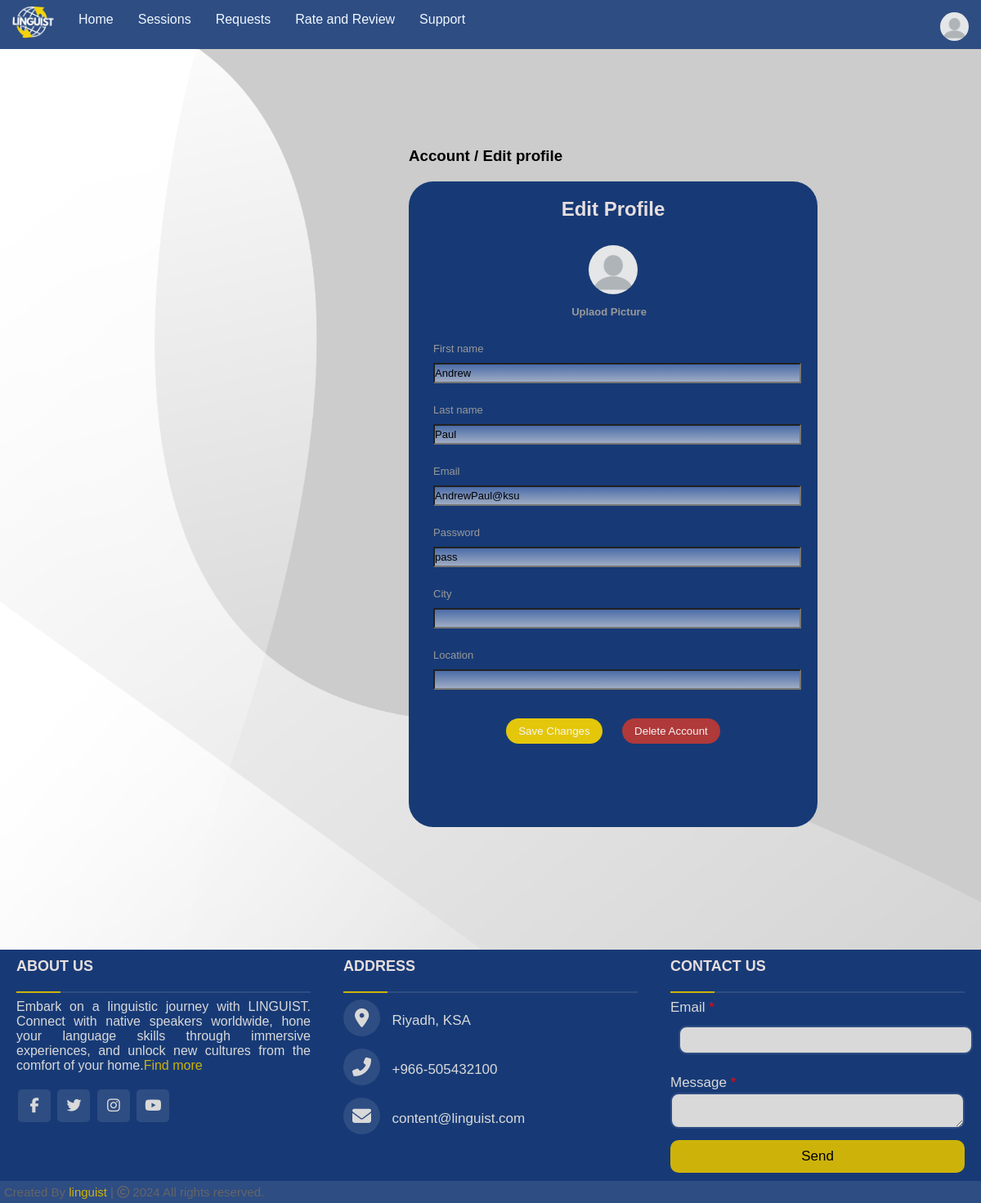
Page /php/EditProfile.php (signed in) on the committed database.
### tables this page shows
CREATE TABLE `learner` (
  `email` varchar(255) NOT NULL,
  `image` varchar(255) DEFAULT '''prolile.png''',
  `Firstname` varchar(110) NOT NULL,
  `Lastname` varchar(120) NOT NULL,
  `password` varchar(225) NOT NULL,
  `city` varchar(50) DEFAULT NULL,
  `location` varchar(110) DEFAULT NULL,
  `ID` int(11) NOT NULL,
  `reset_token` varchar(200) DEFAULT NULL
);

### php/EditProfile.php (the view, shortened to what this page needs)
<?php
include("connection.php");
$user_id =  $_SESSION['user_id'] ;
$sql = "SELECT * FROM learner WHERE ID='$user_id'";
$result = mysqli_query($conn, $sql);
if (mysqli_num_rows($result) > 0) {
    $user = mysqli_fetch_assoc($result);
    $firstname = $user['Firstname'];
    $lastname = $user['Lastname'];
    $email = $user['email'];
    $password = $user['password'];
    $city = $user['city'];
    $location = $user['location'];
    $newImageName=$user["image"];
} else {
    $error= "Error retrieving user data.";
}
?>
<!DOCTYPE html>
<html lang="en">
<head>
    <link rel="stylesheet" href="../css/EditProfile.css">
    <link rel="stylesheet" href="https://cdnjs.cloudflare.com/ajax/libs/font-awesome/6.5.1/css/all.min.css" />
</head>
<body>
  <header id="header">
    <div id="header-div">
    <nav class="fixed-top" id="main-nav">
        <ul id="ul1">
          <li><img src="../images/linguistBlueAndWhite.jpg" alt="LINGUIST logo"  id="logo-img"></li>
                    <li class="list1-item"><a href="HomePageLearner.php" class="list1-item">Home</a></li>
                    <li class="list1-item"><a href="SESSionLearner.php">Sessions</a></li>
                    <li class="list1-item"><a href="learnerRequest2.php">Requests</a></li>
                    <li class="list1-item"><a href="RateAndReview.php">Rate and Review</a></li>
                    <li class="list1-item"><a href="Supports.php">Support</a></li>
        </ul>
        <ul id="ul2">
            <li id="acnt li">
                <nav id="account-nav"><img src="../images/<?php echo $newImageName; ?>" id="account-img">
                </nav>
            </li>
        </ul>
    </nav>
</div>
 </header>
     <div class="main">
       <h3> Account / Edit profile</h3>
    <form class="edit-learner" method="POST" enctype="multipart/form-data" >
        <h2>Edit Profile</h2>
        <div class="wrapper">
          <div class="image">
       <img src="../images/<?php echo $newImageName; ?>" alt="image available" id= "preview" >
           </div>
           <h3>Uplaod Picture</h3>
       </div>
                <label for="firstname">First name</label>
                <input type="text" id="firstname" name="firstname" value="<?php echo $firstname; ?>">
                <label for="lastname">Last name</label>
                <input type="text" id="lastname" name="lastname" value="<?php echo $lastname; ?>">
            <label for="email">Email</label>
            <input type="text" id="email" name="email" value="<?php echo $email; ?>">
            <label for="password">Password</label>
            <input type="text" id="password" name="password" value="<?php echo $password; ?>" >
            <label for="city">City</label>
            <input type="text" id="city" name="city" value="<?php echo $city; ?>">
            <label for="location">Location</label>
            <input type="text" id="location" name="location" value="<?php echo $location; ?>">
            <button type="submit" class="submit-btn" name ="save"id="save">Save Changes</button>
            <button type="submit" class="submit-btn" name="delete"id="delete" onclick="return confirmDelete()" >Delete Account</button>
    </form>
</div>
<footer>
  <div class="main-content">
    <div class="left box">
      <h2>About us</h2>
      <div class="content">
        <p> Embark on a linguistic journey with LINGUIST. Connect with native speakers worldwide,
             hone your language skills through immersive experiences, and unlock new cultures from the comfort of your home.<a class="find-more" href="About_us_page.html">Find more</a></p>
        <div class="social">
          <a href="#"><span class="fab fa-facebook-f"></span></a>
          <a href="#"><span class="fab fa-twitter"></span></a>
          <a href="#"><span class="fab fa-instagram"></span></a>
          <a href="#"><span class="fab fa-youtube"></span></a>
        </div>
      </div>
    </div>
    <div class="center box">
      <h2>Address</h2>
      <div class="content">
        <div class="place">
          <span class="fas fa-map-marker-alt"></span>
          <span class="text">Riyadh, KSA</span>
        </div>
        <div class="phone">
          <span class="fas fa-phone-alt"></span>
          <span class="text">+966-505432100</span>
        </div>
        <div class="email">
          <span class="fas fa-envelope"></span>
          <span class="text"><a href="mailto:content@linguist.com"></a>
            content@linguist.com</span>
        </div>
      </div>
    </div>
    <div class="right box">
      <h2>Contact us</h2>
      <div class="content">
        <form action="#" method="post">
          <div class="email">
            <div class="text">Email <span class="required">*</span></div>
            <input type="email" required>
          </div>
          <div class="msg">
            <div class="text">Message <span class="required">*</span></div>
            <textarea rows="2" cols="25" required></textarea>
          </div>
          <div class="btn">
            <button type="submit">Send</button>
          </div>
        </form>
      </div>
    </div>
  </div>
  <div class="bottom">
    <section>
      <span class="credit">Created By <a href="main.html">linguist</a> | </span>
      <span class="far fa-copyright"></span><span> 2024 All rights reserved.</span>
    </section>
  </div>
</footer>
</body>
</html>

### css/EditProfile.css (style rules this page uses)
* { margin: 0; padding: 0; font-family: sans-serif; box-sizing: border-box; }
body { background-color: #F8F9FA; justify-content: center; align-items: center; background-image: url(bb.png); background-size: cover; }
#ul1 { list-style: none; margin: 0px; padding: 0px; top: 0px; position: sticky; float: left; }
#ul2 { margin: 0px; padding: 0px; top: 0px; position: sticky; float: right; }
li { display: block; padding: 15px; text-align: center; float: inline-start; color: rgb(46,77,131); }
li a { text-decoration: none; color: aliceblue; }
#logo-img { margin-top: -8px; border-radius: 100px; height: 40px; }
label { margin-top: 10px; position: relative; float: left; font-size: small; left:10px; color: #999; }
#main-nav { background-color:#2E4D83; background: lrgba(106, 137, 237, 0.6); height: 60px; }
#main-nav li { cursor: pointer; color: aliceblue; }
#account-img { height: 35px; border-radius: 100px; margin-bottom: 10px; }
.main { position: relative; margin-top: 120px; margin-left: 500px; }
.edit-learner { padding: 20px; background-color:rgb(23, 58, 118); border-radius: 30px; margin-top: 20px; margin-bottom: 150px; width: 500px ; height: 790px ; text-align: center; }
h2 { margin-bottom: 30px; color:#e7dede; }
.wrapper { border-radius: 7px; flex-direction: column; align-items: center; justify-content: center; }
.wrapper h3 { padding: 10px; font-size: small; position: relative; right: 5px; color: #999; }
.image { transition: 0.2s; }
.image img { width: 60px; height: 60px; border-radius: 50%; }
input { color: rgb(0, 0, 0); font-size: small; width: 450px; height: 25px; padding: 0; margin: 10px; margin-bottom: 15px; background: linear-gradient(rgb(74, 108, 168), rgb(159, 172, 196)); }
.submit-btn { cursor: pointer; border: 0; outline: none; margin: 10px; margin-top: 20px; padding:8px 15px; border-radius: 20px; color: whitesmoke; }
#save { background:rgb(228, 199, 11) ; }
#delete { background: rgb(176, 57, 57) ; }
.required { color:red; }
footer { padding: 0; position: relative ; box-sizing: border-box; bottom: 0; left: 0; width: 100%; background: rgb(23, 58, 118) ; font-family: sans-serif; color: #d9d9d9; }
.main-content { display: flex; }
.main-content .box { flex-basis: 50%; padding: 10px 20px; }
.box h2 { font-size: 1.125rem; font-weight: 600; text-transform: uppercase; }
.box .content { margin: 20px 0 0 0; position: relative; }
.box .content:before { position: absolute; content: ''; top: -10px; height: 2px; width: 100%; background: #2E4D83 }
.box .content:after { position: absolute; content: ''; height: 2px; width: 15%; background: #CDB309; top: -10px; }
.left .content p { text-align: justify; }
.left .content .social { margin: 20px 0 0 0; }
.left .content .social a { padding: 0 2px; }
.left .content .social a span { height: 40px; width: 40px; background: #2E4D83; line-height: 40px; text-align: center; font-size: 18px; border-radius: 5px; transition: 0.3s; color: #d9d9d9; }
.center .content .fas { font-size: 1.4375rem; background: #2E4D83; height: 45px; width: 45px; line-height: 45px; text-align: center; border-radius: 50%; transition: 0.3s; cursor: pointer; }
.center .content .text { font-size: 1.0625rem; font-weight: 500; padding-left: 10px; }
.center .content .phone { margin: 15px 0; }
.right form .text { font-size: 1.0625rem; margin-bottom: 2px; color: #d9d9d9; }
.right form .msg { margin-top: 10px; }
.right form input, .right form textarea { width: 100%; font-size: 1.0625rem; background: #d9d9d9; border-radius: 10px; padding-left: 10px; border: 2px solid #2E4D83; color: #172641; }
.right form input { height: 35px; }
.right form .btn { margin-top: 10px; border-radius: 10px; }
.right form .btn button { height: 40px; width: 100%; border: none; outline: none; background: #CDB309; font-size: 1.0625rem; font-weight: 500; cursor: pointer; transition: .3s; border-radius: 10px; }
.bottom section { padding: 5px; font-size: 0.9375rem; background: #2E4D83; }
.bottom section span { color: #656565; }
.bottom section a { color: #CDB309; text-decoration: none; }
.find-more { text-decoration: none; color: #CDB309; }

### rows in the picture
learner: image (placeholder picture), firstname "Andrew", lastname "Paul", email "AndrewPaul@ksu", password "pass"
